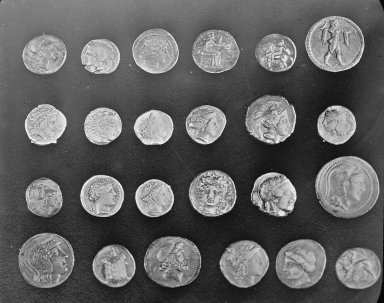
#> input picture skimage.data.coins(), 384 x 303 px
$ python pca_step_by_step.py
#> lines starting #> are read from the running program, lines starting #| are printed output that depends on the picture
import numpy as np
from config import FIGURES_DIR
from matplotlib import pyplot as plt
from scipy.linalg import svd
from skimage import data, filters
from sklearn.metrics import explained_variance_score

# img = mpl.image.imread("/tmp/astronaut.jpg")

img = data.coins()[:, :100]
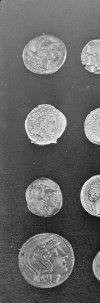
#> img: shape (303, 100); min 16, max 252, mean 102.6
img = data.brick()[:60, :20]
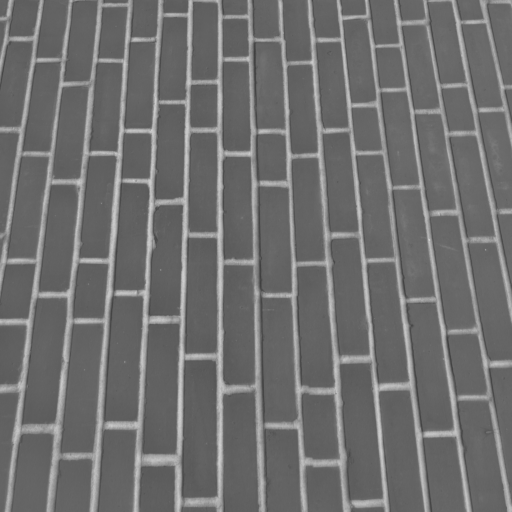
#> input picture skimage.data.brick(), 512 x 512 px
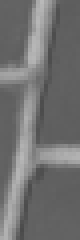
#> img: shape (60, 20) (shown 4 times larger); min 74, max 185, mean 113.3
img = data.cat().sum(axis=-1)
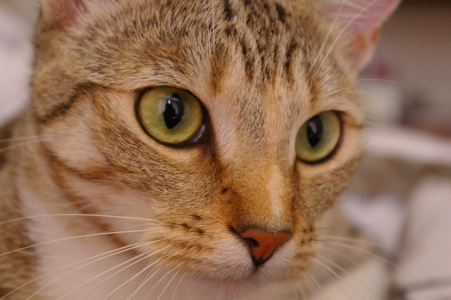
#> input picture skimage.data.cat(), 451 x 300 px
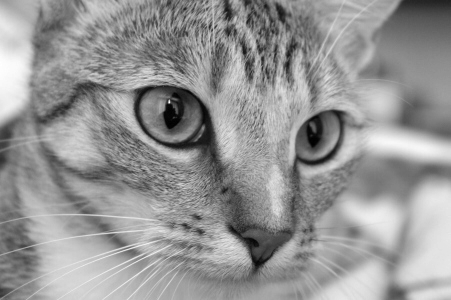
#> img: shape (300, 451) uint64; min 9, max 583, mean 345.9; drawn with min black and max white
# img = filters.gaussian(img, 3)[55:140:2, 150:200:2]
# img = filters.gaussian(img, 7)[:, 150:350]
#> (the run stopped early here; a loop or call above may not have finished)
